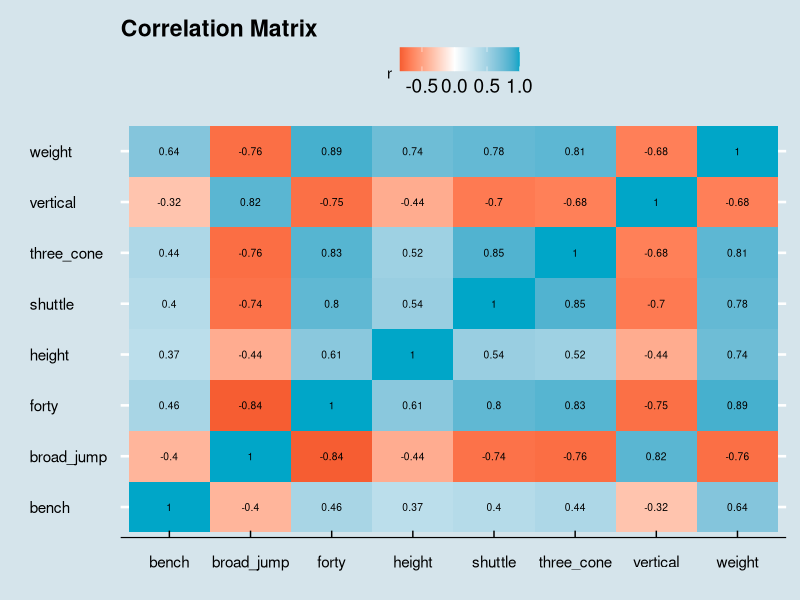

The R script that drew this image:
## ---- chunk 1
library(dplyr)
library(tidyr)
library(ggplot2)
library(ggthemes)
## ---- chunk 2
options(width = 200) # Allow 200 characters per line before wrapping columns
## ---- chunk 3
nfl_combine <- read.csv("dataset/nfl-combine-2001-2018.csv")
str(nfl_combine)
## ---- chunk 4
nfl_combine$player <- as.character(nfl_combine$player)
str(nfl_combine)
## ---- chunk 5
nfl_combine_metrics <- nfl_combine %>%
  subset(select = c(height, weight, forty, vertical, bench, broad_jump, three_cone, shuttle))
str(nfl_combine_metrics)
## ---- chunk 6
correlation_matrix <- as.data.frame(cor(nfl_combine_metrics))
correlation_matrix$var1 <- rownames(correlation_matrix)
correlation_matrix %>%
  tidyr::gather(key = var2, value = r, 1:8) %>%
  ggplot2::ggplot(aes(x = var1, y = var2, fill = r)) +
  geom_tile() +
  geom_text(aes(label = round(r, 2)), size = 2.6) +
  scale_fill_gradient2(low = "#eb3300", high = "#00a6c8", mid = "white") +
  labs(title = "Correlation Matrix", x = "", y = "") +
  theme(axis.text.x = element_text(angle = 90, hjust = 1)) +
  theme_economist()
## ---- chunk 7
# Subtract the mean of each column
nfl_combine_metrics[, 1] <- nfl_combine_metrics[, 1] - mean(nfl_combine_metrics[, 1])
nfl_combine_metrics[, 2] <- nfl_combine_metrics[, 2] - mean(nfl_combine_metrics[, 2])
nfl_combine_metrics[, 3] <- nfl_combine_metrics[, 3] - mean(nfl_combine_metrics[, 3])
nfl_combine_metrics[, 4] <- nfl_combine_metrics[, 4] - mean(nfl_combine_metrics[, 4])
nfl_combine_metrics[, 5] <- nfl_combine_metrics[, 5] - mean(nfl_combine_metrics[, 5])
nfl_combine_metrics[, 6] <- nfl_combine_metrics[, 6] - mean(nfl_combine_metrics[, 6])
nfl_combine_metrics[, 7] <- nfl_combine_metrics[, 7] - mean(nfl_combine_metrics[, 7])
nfl_combine_metrics[, 8] <- nfl_combine_metrics[, 8] - mean(nfl_combine_metrics[, 8])
head(nfl_combine_metrics, 50)
## ---- chunk 8

## ---- chunk 9

## ---- chunk 10

## ---- chunk 11

## ---- chunk 12
maryland <- nfl_combine %>%
  filter(school == "Maryland")
maryland
